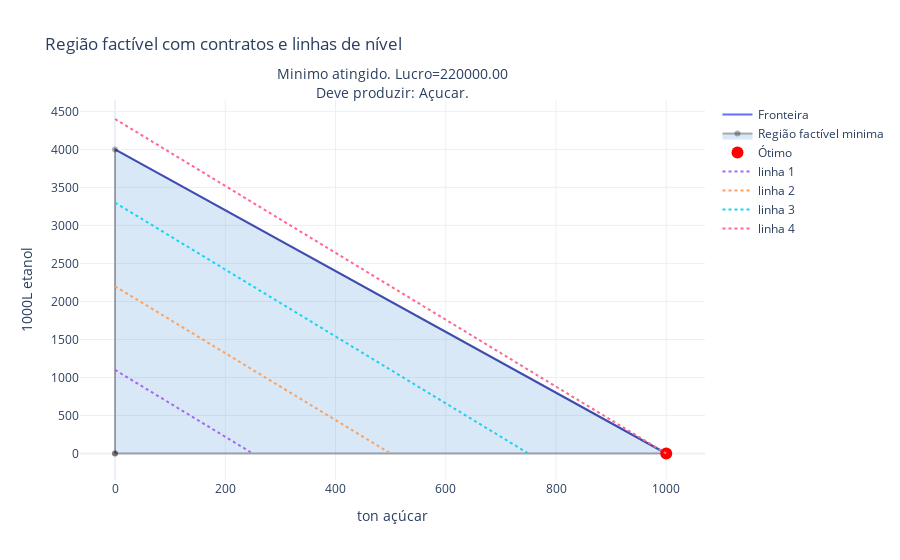

Write notebook code for a chart like this one.
### Code cell
# Cenario de acucar

c1_sugar = 220      
c2_sugar = 50         
a11_sugar = 8.0         
a12_sugar = 2.0         
s_sugar = 100.0         
k_sugar = 80.0

(fig, most_profitable)  = geometric_solution(s_sugar, k_sugar, c1_sugar, c2_sugar, a11_sugar, a12_sugar)
fig

### Figure 1 — Plotly figure (JSON) as saved in the notebook; plotly's stock layout.template omitted (floating-point values rounded to 4 significant figures; data arrays with more than 128 entries replaced by an {"elided": "..."} marker saying what was removed)
{"data": [{"name": "Fronteira", "type": "scatter", "x": {"elided": "200 float values"}, "y": {"elided": "200 float values"}}, {"fill": "toself", "fillcolor": "rgba(0,100,200,0.15)", "line": {"color": "rgba(0,0,0,0.3)"}, "name": "Região factível minima", "type": "scatter", "x": [0, 1000, 0, 0], "y": [0, 0, 4000, 0]}, {"marker": {"color": "red", "size": 12}, "mode": "markers", "name": "Ótimo", "type": "scatter", "x": [1000], "y": [0]}, {"line": {"dash": "dot"}, "mode": "lines", "name": "linha 1", "type": "scatter", "x": {"elided": "200 float values"}, "y": {"elided": "200 float values"}}, {"line": {"dash": "dot"}, "mode": "lines", "name": "linha 2", "type": "scatter", "x": {"elided": "200 float values"}, "y": {"elided": "200 float values"}}, {"line": {"dash": "dot"}, "mode": "lines", "name": "linha 3", "type": "scatter", "x": {"elided": "200 float values"}, "y": {"elided": "200 float values"}}, {"line": {"dash": "dot"}, "mode": "lines", "name": "linha 4", "type": "scatter", "x": {"elided": "200 float values"}, "y": {"elided": "200 float values"}}], "layout": {"annotations": [{"font": {"size": 14}, "showarrow": false, "text": "Minimo atingido. Lucro=220000.00", "x": 0.5, "xref": "paper", "y": 1.1, "yref": "paper"}, {"font": {"size": 14}, "showarrow": false, "text": "Deve produzir: Açucar.", "x": 0.5, "xref": "paper", "y": 1.05, "yref": "paper"}], "title": {"text": "Região factível com contratos e linhas de nível"}, "xaxis": {"title": {"text": "ton açúcar"}}, "yaxis": {"title": {"text": "1000L etanol"}}}}
